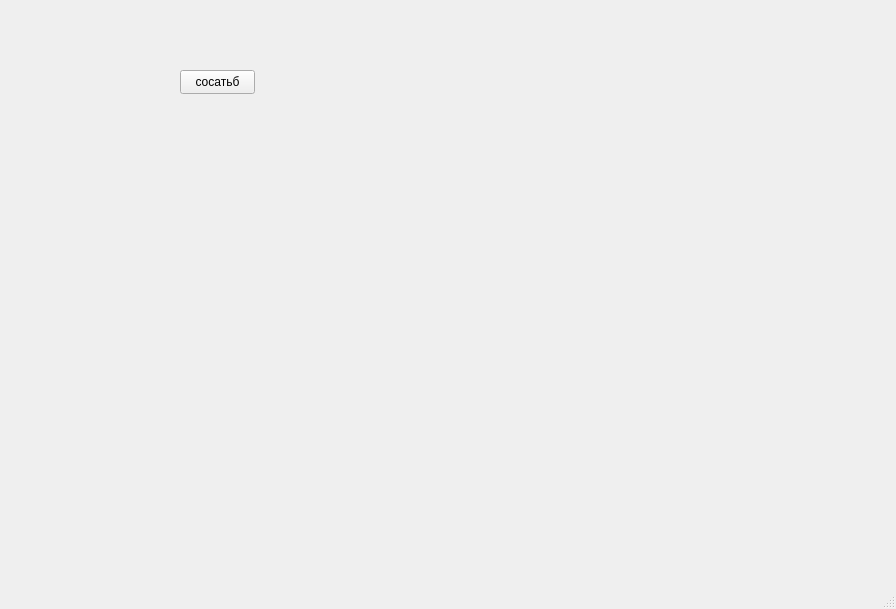
<?xml version="1.0" encoding="UTF-8"?>
<ui version="4.0">
 <class>MainWindow</class>
 <widget class="QMainWindow" name="MainWindow">
  <property name="geometry">
   <rect>
    <x>0</x>
    <y>0</y>
    <width>896</width>
    <height>609</height>
   </rect>
  </property>
  <property name="windowTitle">
   <string>MainWindow</string>
  </property>
  <widget class="QWidget" name="centralwidget">
   <widget class="QPushButton" name="Sosatb_button">
    <property name="geometry">
     <rect>
      <x>180</x>
      <y>70</y>
      <width>75</width>
      <height>24</height>
     </rect>
    </property>
    <property name="text">
     <string>сосатьб</string>
    </property>
   </widget>
  </widget>
  <widget class="QMenuBar" name="menubar">
   <property name="geometry">
    <rect>
     <x>0</x>
     <y>0</y>
     <width>896</width>
     <height>22</height>
    </rect>
   </property>
  </widget>
  <widget class="QStatusBar" name="statusbar"/>
 </widget>
 <resources/>
 <connections/>
</ui>
